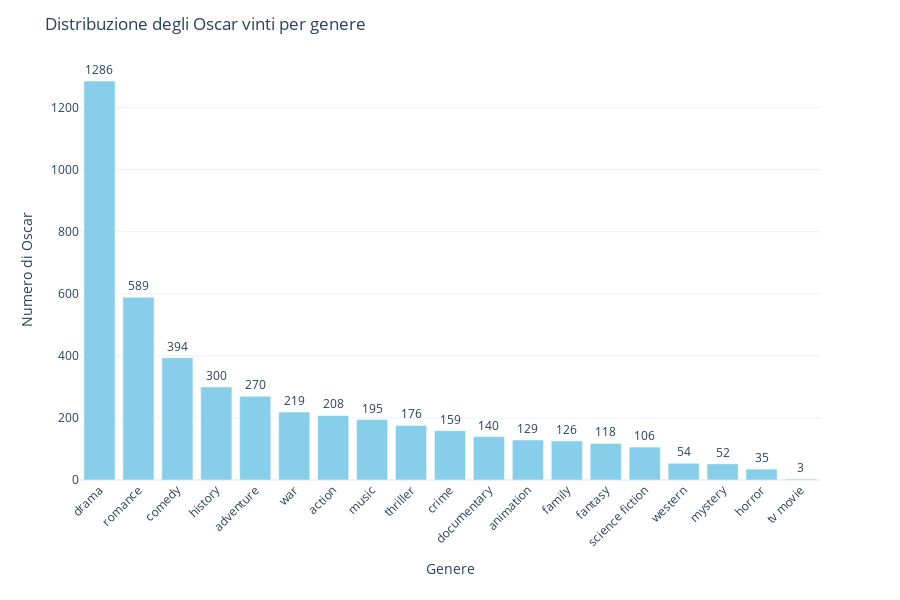

Notebook code cell kept with this figure:
### Code cell
import plotly.express as px

# Aggiungiamo il genere ai film
df_movies_with_genres = pd.merge(movies, genres, on='id', how='inner')

# Filtriamo i film che hanno vinto un Oscar
df_oscars_winners = the_oscar_awards[the_oscar_awards['winner'] == True]

# Uniamo i film vincitori con il genere
df_winning_movies = pd.merge(
    df_oscars_winners,
    df_movies_with_genres,
    left_on=['film', 'year_film'],
    right_on=['name', 'date'],
    how='inner'
)

# Conta numero di Oscar per genere
oscar_counts = df_winning_movies['genre'].value_counts().reset_index()
oscar_counts.columns = ['Genere', 'Oscar Vinti']

# Bar chart interattivo con plotly
fig = px.bar(
    oscar_counts,
    x='Genere',
    y='Oscar Vinti',
    title='Distribuzione degli Oscar vinti per genere',
    text='Oscar Vinti',
    labels={'Oscar Vinti': 'Numero di Oscar', 'Genere': 'Genere'},
    template='plotly_white'
)

fig.update_traces(
    marker_color='skyblue',
    textposition='outside',
    hovertemplate='<b>%{x}</b><br>Oscar vinti: %{y}'
)

fig.update_layout(
    xaxis_tickangle=-45,
    yaxis_title='Numero di Oscar',
    height=600,
    margin=dict(t=60, b=120)
)

fig.show()

### Figure 1 — Plotly figure (JSON) as saved in the notebook; plotly's stock layout.template omitted (floating-point values rounded to 4 significant figures)
{"data": [{"hovertemplate": "<b>%{x}</b><br>Oscar vinti: %{y}", "legendgroup": "", "marker": {"color": "skyblue", "pattern": {"shape": ""}}, "name": "", "orientation": "v", "showlegend": false, "text": [1286.0, 589.0, 394.0, 300.0, 270.0, 219.0, 208.0, 195.0, 176.0, 159.0, 140.0, 129.0, 126.0, 118.0, 106.0, 54.0, 52.0, 35.0, 3.0], "textposition": "outside", "x": ["drama", "romance", "comedy", "history", "adventure", "war", "action", "music", "thriller", "crime", "documentary", "animation", "family", "fantasy", "science fiction", "western", "mystery", "horror", "tv movie"], "xaxis": "x", "y": [1286, 589, 394, 300, 270, 219, 208, 195, 176, 159, 140, 129, 126, 118, 106, 54, 52, 35, 3], "yaxis": "y", "type": "bar"}], "layout": {"xaxis": {"anchor": "y", "domain": [0.0, 1.0], "title": {"text": "Genere"}, "tickangle": -45}, "yaxis": {"anchor": "x", "domain": [0.0, 1.0], "title": {"text": "Numero di Oscar"}}, "legend": {"tracegroupgap": 0}, "title": {"text": "Distribuzione degli Oscar vinti per genere"}, "barmode": "relative", "margin": {"t": 60, "b": 120}, "height": 600}}
